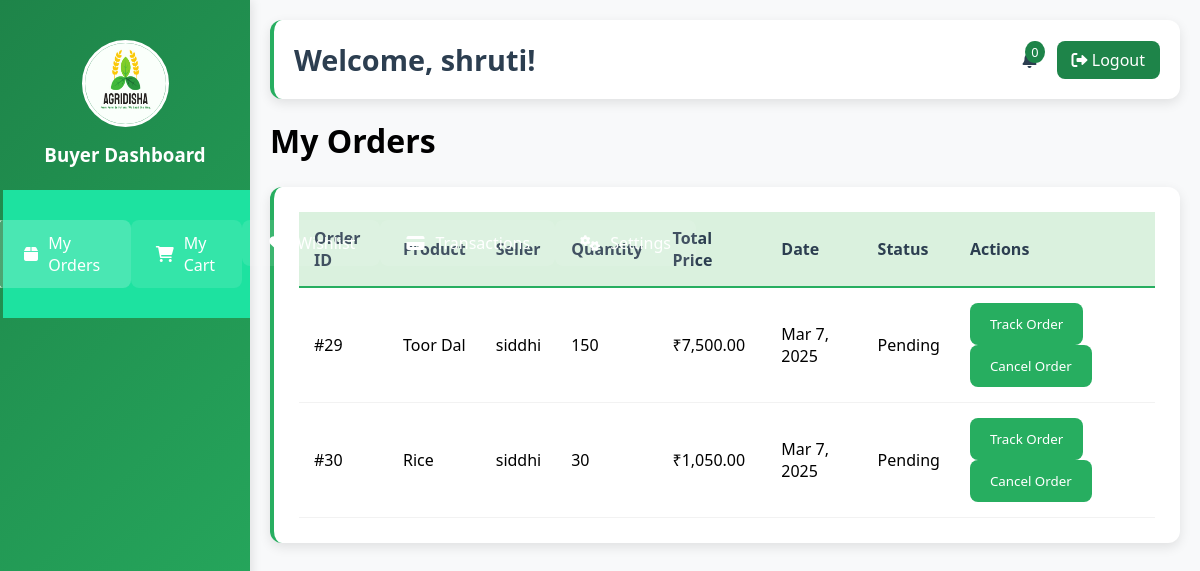
Screenshot of /bdemo.php?tab=my_orders (signed in) with the database file from the repository.
### tables this page shows
CREATE TABLE IF NOT EXISTS `users` (
  `id` int NOT NULL AUTO_INCREMENT,
  `username` varchar(100) NOT NULL,
  `email` varchar(100) NOT NULL,
  `password_hash` varchar(255) NOT NULL,
  `role` enum('Farmer','Buyer','Admin') NOT NULL,
  `status` enum('Active','Inactive','Pending') NOT NULL DEFAULT 'Pending',
  `otp` varchar(6) NOT NULL,
  `otp_verified` tinyint(1) DEFAULT '0',
  `otp_timestamp` timestamp NULL DEFAULT CURRENT_TIMESTAMP,
  `reset_token` varchar(300) DEFAULT NULL,
  `reset_token_expiry` datetime DEFAULT NULL,
  `address_line1` varchar(255) DEFAULT NULL,
  `address_line2` varchar(255) DEFAULT NULL,
  `city` varchar(100) DEFAULT NULL,
  `state` varchar(100) DEFAULT NULL,
  `postal_code` varchar(20) DEFAULT NULL,
  `country` varchar(100) DEFAULT NULL,
  `phone` varchar(20) DEFAULT NULL,
  PRIMARY KEY (`id`),
  UNIQUE KEY `email` (`email`)
);

CREATE TABLE IF NOT EXISTS `orders` (
  `id` int NOT NULL AUTO_INCREMENT,
  `buyer_id` int NOT NULL,
  `seller_id` int NOT NULL,
  `product_id` int NOT NULL,
  `quantity` int NOT NULL,
  `total_price` decimal(10,2) NOT NULL,
  `created_at` timestamp NULL DEFAULT CURRENT_TIMESTAMP,
  `order_date` date NOT NULL,
  `status` enum('Pending','Shipped','Delivered','Cancelled') NOT NULL DEFAULT 'Pending',
  PRIMARY KEY (`id`),
  KEY `buyer_id` (`buyer_id`),
  KEY `seller_id` (`seller_id`),
  KEY `product_id` (`product_id`)
);

CREATE TABLE IF NOT EXISTS `products` (
  `id` int NOT NULL AUTO_INCREMENT,
  `name` varchar(255) NOT NULL,
  `description` text,
  `price` decimal(10,2) NOT NULL,
  `unit` varchar(50) NOT NULL,
  `quantity` int NOT NULL,
  `category` varchar(100) NOT NULL,
  `location` varchar(100) NOT NULL,
  `image_url` varchar(255) DEFAULT NULL,
  `seller_id` int NOT NULL,
  `organic_certified` tinyint(1) DEFAULT '0',
  `in_stock` tinyint(1) DEFAULT '1',
  `created_at` timestamp NULL DEFAULT CURRENT_TIMESTAMP,
  `updated_at` timestamp NULL DEFAULT CURRENT_TIMESTAMP ON UPDATE CURRENT_TIMESTAMP,
  PRIMARY KEY (`id`),
  KEY `seller_id` (`seller_id`)
);

### buyer_tabs/my_orders.php (the view, shortened to what this page needs)
<?php
$user_id = $_SESSION['id'];
$user_type = $_SESSION['user_type'] ?? 'Buyer';
$orders = [];
if ($user_type == 'Buyer') {
    $query = "
        SELECT
            o.id AS order_id,
            o.quantity,
            o.total_price,
            o.order_date,
            o.status,
            p.name AS product_name,
            p.image_url,
            u.username AS seller_name,
            t.payment_method,
            t.payment_status
        FROM orders o
        JOIN products p ON o.product_id = p.id
        JOIN users u ON p.seller_id = u.id
        LEFT JOIN transactions t ON o.id = t.order_id
        WHERE o.buyer_id = ?
        ORDER BY o.order_date DESC
    ";
    $stmt = $conn->prepare($query);
    $stmt->bind_param("i", $user_id);
} else if ($user_type == 'Farmer') {
    header("Location: my_orders.php");
    exit;
}
$stmt->execute();
$result = $stmt->get_result();
if ($result) {
    while ($row = $result->fetch_assoc()) {
        $orders[] = $row;
    }
}
?>
<!DOCTYPE html>
<html lang="en">
<head>
    <link rel="stylesheet" href="css/styles.css">
</head>
<body>
<h1>My Orders</h1>
        <?php if (empty($orders)): ?>
            <div class="no-orders">
                <p>You haven't placed any orders yet.</p>
                <a href="marketplace.php" class="btn btn-primary">Browse Products</a>
            </div>
        <?php else: ?>
            <div class="table-container">
                <table>
                    <thead>
                        <tr>
                            <th>Order ID</th>
                            <th>Product</th>
                            <th>Seller</th>
                            <th>Quantity</th>
                            <th>Total Price</th>
                            <th>Date</th>
                            <th>Status</th>
                            <th>Actions</th>
                        </tr>
                    </thead>
                    <tbody>
                        <?php foreach ($orders as $order): ?>
                        <tr>
                            <td>#<?php echo $order['order_id']; ?></td>
                            <td><?php echo htmlspecialchars($order['product_name']); ?></td>
                            <td><?php echo htmlspecialchars($order['seller_name']); ?></td>
                            <td><?php echo $order['quantity']; ?></td>
                            <td>₹<?php echo number_format($order['total_price'], 2); ?></td>
                            <td><?php echo date('M j, Y', strtotime($order['order_date'])); ?></td>
                            <td>
                                <span class="status-<?php echo strtolower($order['status']); ?>">
                                    <?php echo htmlspecialchars($order['status']); ?>
                                </span>
                            </td>
                            <td>
                                <form action="./buyer_tabs/track_order.php" method="GET" style="display:inline;">
                                    <button type="submit" class="btn btn-info">Track Order</button>
                                </form>
                                <?php if ($order['status'] == 'Pending'): ?>
                                    <form action="/AMSDemo/buyer_tabs/cancel_order.php" method="POST" style="display:inline;">
                                        <button type="submit" class="btn btn-danger" onclick="return confirm('Are you sure you want to cancel this order?');">Cancel Order</button>
                                    </form>
                                <?php endif; ?>
                            </td>
                        </tr>
                        <?php endforeach; ?>
                    </tbody>
                </table>
            </div>
        <?php endif; ?>
</body>
</html>

### bdemo.php (shortened to what this page needs)
<?php
$servername = "localhost";
$username = "root";
$password = "";
$dbname = "ams_db";
$conn = new mysqli($servername, $username, $password, $dbname);
$buyer_id = (int)$_SESSION['id'];
$buyer_query = $conn->prepare("SELECT * FROM users WHERE id = ?");
$buyer_query->bind_param("i", $buyer_id);
$buyer_query->execute();
$buyer_result = $buyer_query->get_result();
$buyer_data = $buyer_result->fetch_assoc();
$allowed_tabs = ['dashboard', 'browse_products', 'my_cart', 'my_orders', 'profile', 'settings', 'wishlist', 'transactions'];
$current_tab = isset($_GET['tab']) ? $_GET['tab'] : 'dashboard';
$current_tab = in_array($current_tab, $allowed_tabs) ? $current_tab : 'dashboard';
function isTabActive($tab_name) {
    global $current_tab;
    return $current_tab === $tab_name ? 'active' : '';
}
?>
<!DOCTYPE html>
<html lang="en">
<head>
    <link href="https://cdnjs.cloudflare.com/ajax/libs/font-awesome/6.0.0/css/all.min.css" rel="stylesheet">
    <link rel="stylesheet" href="ASSETS/CSS/buyer.css">
</head>
    <div class="container">
        <div class="sidebar">
            <div class="logo-container">
                <img src="ASSETS/IMAGES/logo.jpg" alt="Logo" height="87" width="87">
                <h3>Buyer Dashboard</h3>
            </div>
            <nav>
                <ul>
                    <li><a href="?tab=my_orders" class="<?= isTabActive('my_orders') ?>">
                        <i class="fas fa-box"></i> My Orders
                    </a></li>
                    <li><a href="?tab=my_cart" class="<?= isTabActive('my_cart') ?>">
                        <i class="fas fa-shopping-cart"></i> My Cart
                    </a></li>
                    <li><a href="?tab=wishlist" class="<?= isTabActive('wishlist') ?>">
                        <i class="fas fa-heart"></i> Wishlist
                    </a></li>
                    <li><a href="?tab=transactions" class="<?= isTabActive('transactions') ?>">
                        <i class="fas fa-credit-card"></i> Transactions
                    </a></li>
                    <li><a href="?tab=setting" class="<?= isTabActive('setting') ?>">
                        <i class="fas fa-cogs"></i> Settings
                    </a></li>
                </ul>
            </nav>
        </div>
        <div class="content">
            <div class="header">
                <h1>Welcome, <?= htmlspecialchars($buyer_data['username']) ?>!</h1>
                <div class="user-actions">
                    <a href="notifications.php" class="notification-icon">
                        <span class="notification-count">0</span>
                    </a>
                    <a href="logout.php" class="logout-btn">
                        <i class="fas fa-sign-out-alt"></i> Logout
                    </a>
                </div>
            </div>
            <div class="main-content">
                <?php
                $tab_file = "./buyer_tabs/$current_tab.php";
                if (file_exists($tab_file)) {
                    include $tab_file;
                } else {
                    echo "<div class='error-message'>Tab content not found</div>";
                }
                ?>
            </div>
        </div>
    </div>
</body>
</html>

### ASSETS/CSS/buyer.css (style rules this page uses)
:root { --primary-green: #1e8449; --secondary-green: #27ae60; --light-green: #daf1de; --accent-brown: #8b4513; --neutral-beige: #f5f0e1; --text-dark: #2c3e50; --text-light: #ffffff; --shadow: rgba(0, 0, 0, 0.1); }
* { margin: 0; padding: 0; box-sizing: border-box; font-family: 'Segoe UI', Tahoma, Geneva, Verdana, sans-serif; }
body { font-family: 'Segoe UI', Tahoma, Geneva, Verdana, sans-serif; margin: 0; padding: 0; background-color: #f8f9fa; }
.container { display: flex; }
.sidebar { width: 250px; background: linear-gradient(135deg, var(--primary-green), var(--secondary-green)); color: var(--text-light); padding: 20px 0; position: fixed; height: 100vh; box-shadow: 2px 0 10px var(--shadow); }
.logo-container { padding: 20px; text-align: center; }
.logo-container img { border-radius: 50%; margin-bottom: 10px; border: 3px solid var(--text-light); }
.sidebar ul { list-style: none; padding: 0; }
.sidebar ul li { margin: 15px 0; }
.sidebar ul li a { display: flex; align-items: center; padding: 12px 25px; color: var(--text-light); text-decoration: none; transition: all 0.3s ease; border-radius: 8px; background-color: rgba(255, 255, 255, 0.1); }
.sidebar ul li a.active { background-color: rgba(255, 255, 255, 0.2); border-left: 4px solid var(--light-green); }
.sidebar ul li a i { margin-right: 10px; width: 20px; text-align: center; }
.content { flex: 1; margin-left: 250px; padding: 20px; }
.header { background-color: #fff; padding: 20px; border-radius: 12px; box-shadow: 0 4px 12px var(--shadow); margin-bottom: 20px; display: flex; justify-content: space-between; align-items: center; border-left: 4px solid var(--secondary-green); }
.header h1 { color: var(--text-dark); font-size: 1.8rem; }
.user-actions { display: flex; align-items: center; gap: 20px; }
.notification-icon { position: relative; color: var(--text-dark); text-decoration: none; }
.notification-count { position: absolute; top: -8px; right: -8px; background-color: var(--primary-green); color: var(--text-light); border-radius: 50%; padding: 2px 6px; font-size: 0.8rem; }
.logout-btn { background-color: var(--primary-green); color: var(--text-light); padding: 8px 15px; border-radius: 8px; text-decoration: none; transition: all 0.3s ease; }
.table-container { background: white; padding: 25px; border-radius: 12px; box-shadow: 0 4px 12px var(--shadow); margin-top: 25px; border-left: 4px solid var(--secondary-green); }
table { width: 100%; border-collapse: separate; border-spacing: 0; }
th { background-color: var(--light-green); color: var(--text-dark); padding: 15px; text-align: left; font-weight: 600; border-bottom: 2px solid var(--secondary-green); }
td { padding: 15px; border-bottom: 1px solid rgba(0, 0, 0, 0.05); }
button { background-color: var(--secondary-green); color: white; padding: 12px 20px; border: none; border-radius: 8px; cursor: pointer; font-weight: 500; transition: all 0.3s ease; }

### styles.css (style rules this page uses)
body { font-family: Arial, sans-serif; margin: 0; padding: 0; box-sizing: border-box; }
nav { background-color: #1de2a0; justify-content: center; margin-top: 3px; margin-left: 3px; padding: 15px; }
nav ul { list-style-type: none; padding: 0; margin: 0; display: flex; justify-content: center; }
nav ul li { margin: 0 15px; }
nav ul li a { color: white; text-decoration: none; padding: 14px 20px; }

### rows the page displays
users: username "shruti"
orders: id "29", product.name "Toor Dal", seller.username "siddhi", quantity "150", total_price "7,500.00", order_date "Mar 7, 2025", status "Pending"
orders: id "30", product.name "Rice", seller.username "siddhi", quantity "30", total_price "1,050.00", order_date "Mar 7, 2025", status "Pending"
